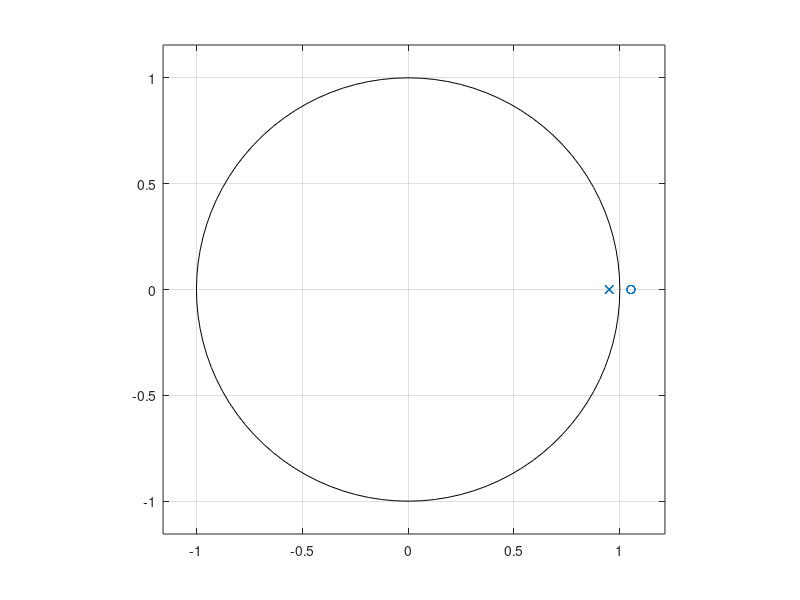
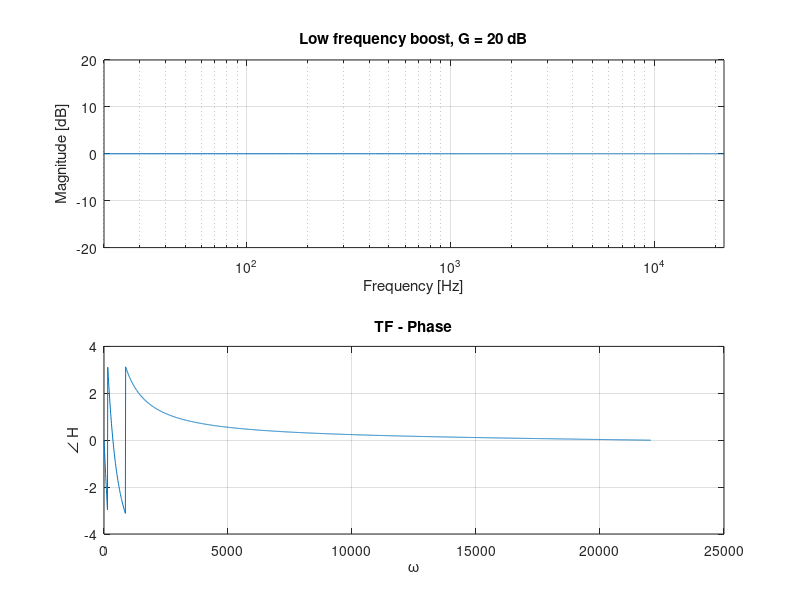

Recreate these plots in MATLAB, in order.
%% First order shelving filter
%  Lucio Bianchi - 03/04/2015

clear
close all
clc

%% Parameters
fs = 44100; % sampling frequency [Hz]
Nfft = 4096; % number of FFT bins
f = 0:fs/Nfft:fs-fs/Nfft;

%% Low frequency shelving
fc = 2000; % cutoff frequency [Hz]
Wc = 2*pi*fc/fs; % normalized cutoff frequency

% Boost
G = 20; % logarithmic gain [dB]
V0 = 10^(G/20);
H0 = V0-1;

a1 = -0.95;

num = [a1^4,4*a1^3,6*a1^2,4*a1,1];
den = [1,4*a1, 6*a1^2,4*a1^3,a1^4];
zplane(num,den);
H = freqz(num, den, f(1:Nfft/2+1), fs);
saveas(gcf,'Plots/zplane',"png");

figure,
subplot(2,1,1)
semilogx(f(1:Nfft/2+1), 20*log10(abs(H))), grid, title(['Low frequency boost, G = ' num2str(G) ' dB'])
xlabel('Frequency [Hz]'), ylabel('Magnitude [dB]')
axis([20 f(Nfft/2+1) -20 20])

subplot(2,1,2)
plot(f(1:Nfft/2+1), angle(H));
ylabel('\angle H'); % label left y-axis
xlabel('\omega'); % label x-axis
title('TF - Phase');
grid on

